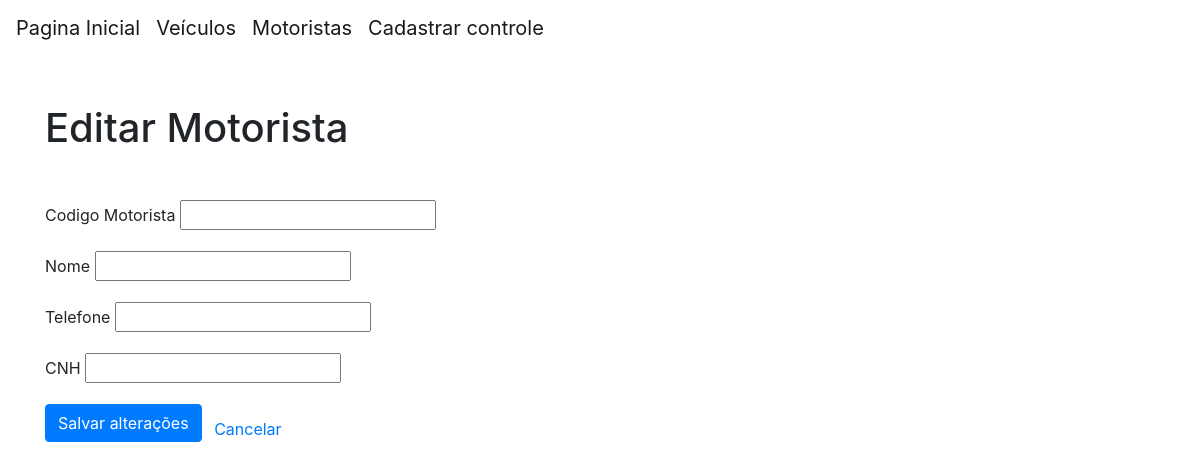
The page /motorista/editar/2 on the database as committed earlier.
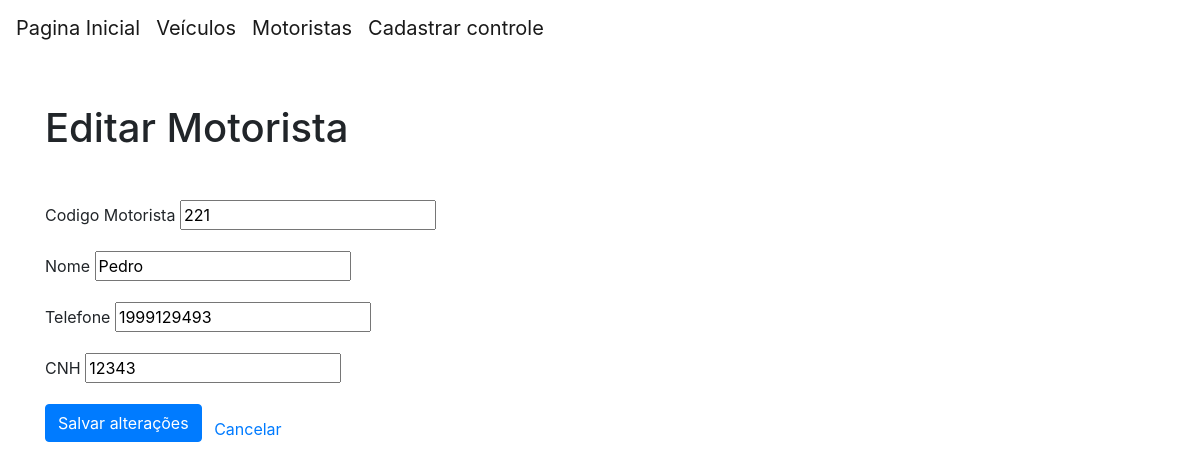
The same page on the database as committed later.
### models.py (models this page shows)
class Motorista(db.Model):
    id = db.Column(db.Integer, primary_key=True)
    cod_motorista = db.Column(db.String(20), unique=True, nullable=False)
    nome = db.Column(db.String(100), nullable=False)
    telefone = db.Column(db.String(20), nullable=False)
    cnh = db.Column(db.String(20), nullable=False)

### routes/motorista_routes.py (the view, shortened to what this page needs)
@motorista_routes.route('/motorista/editar/<int:id>', methods=['GET', 'POST'])
def editar_motorista(id):
    motorista = Motorista.query.get(id)
    return render_template('/motorista/editar_motorista.html', motorista=motorista)

### templates/motorista/editar_motorista.html (shortened to what this page needs)
{% extends 'base.html' %}
{% block content %}
<h1 class="my-5">Editar Motorista</h1>
<form method="post">
            <div class="row mb-3">
                <div class="col-md-6">
                    <label for="cod_motorista" class="form-label">Codigo Motorista</label>
                    <input type="text" name='cod_motorista' id='cod_motorista' value={{ motorista.cod_motorista }}><br>
                </div>
            </div>
            <div class="row mb-3">
                <div class="col-md-6">
                    <label for="nome" class="form-label">Nome</label>
                    <input type="text" name='nome' id='nome' value={{ motorista.nome }}><br>
                </div>
            </div>
            <div class="row mb-3">
                <div class="col-md-6">
                    <label for="telefone" class="form-label">Telefone</label>
                    <input type="text" name='telefone' id='telefone' value={{ motorista.telefone }}><br>
                </div>
            </div>
            <div class="row mb-3">
                <div class="col-md-6">
                    <label for="cnh" class="form-label">CNH</label>
                    <input type="text" name='cnh' id='cnh' value={{ motorista.cnh }}><br>
                </div>
            </div>
    <button class="btn btn-primary mb-3" type="submit">Salvar alterações</button>
    <a href=" " class="mx-2">Cancelar</a>
</form>
{% endblock %}

Rows that differ between the two databases and show on the page:
added Motorista: cod_motorista "221", telefone "1999129493", cnh "12343"
Other text that changed with them:
form field nome: (not shown) → "Pedro"
